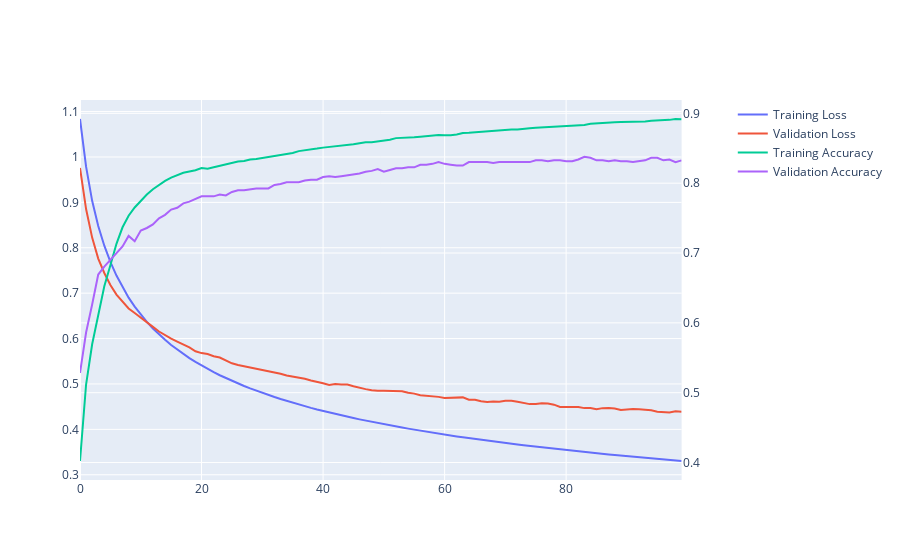

The code cell stored with this chart in its notebook:
### Code cell
train_models(X_train,y_train_hot,X_test,y_test_hot,epochs=100,batch_size=1024,lr=0.0001,layer1_nodes=512,optimiser='adam',loss='crossentropy',verbose=0)
